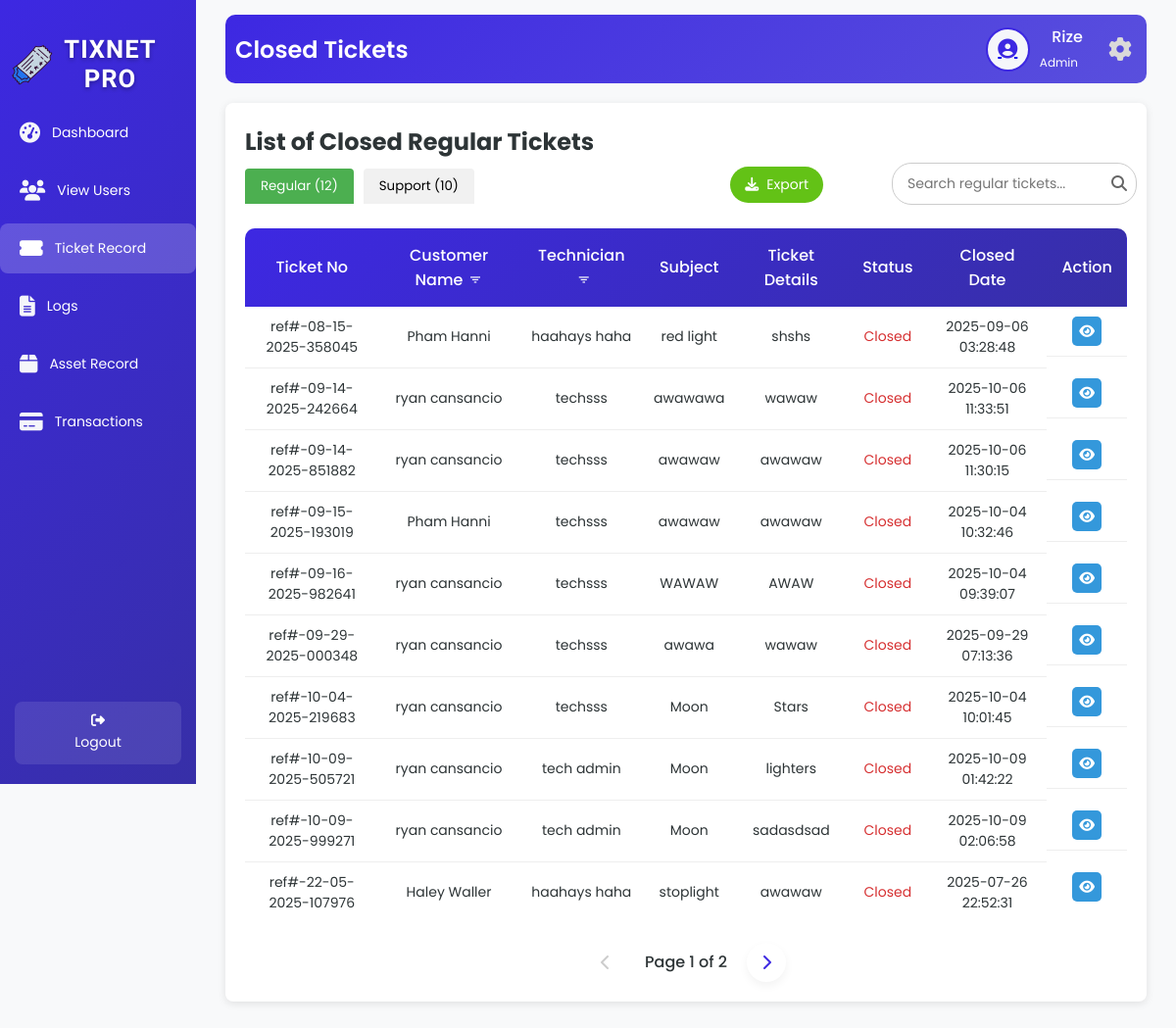
Page /regular_close.php (signed in) on the earlier database version.
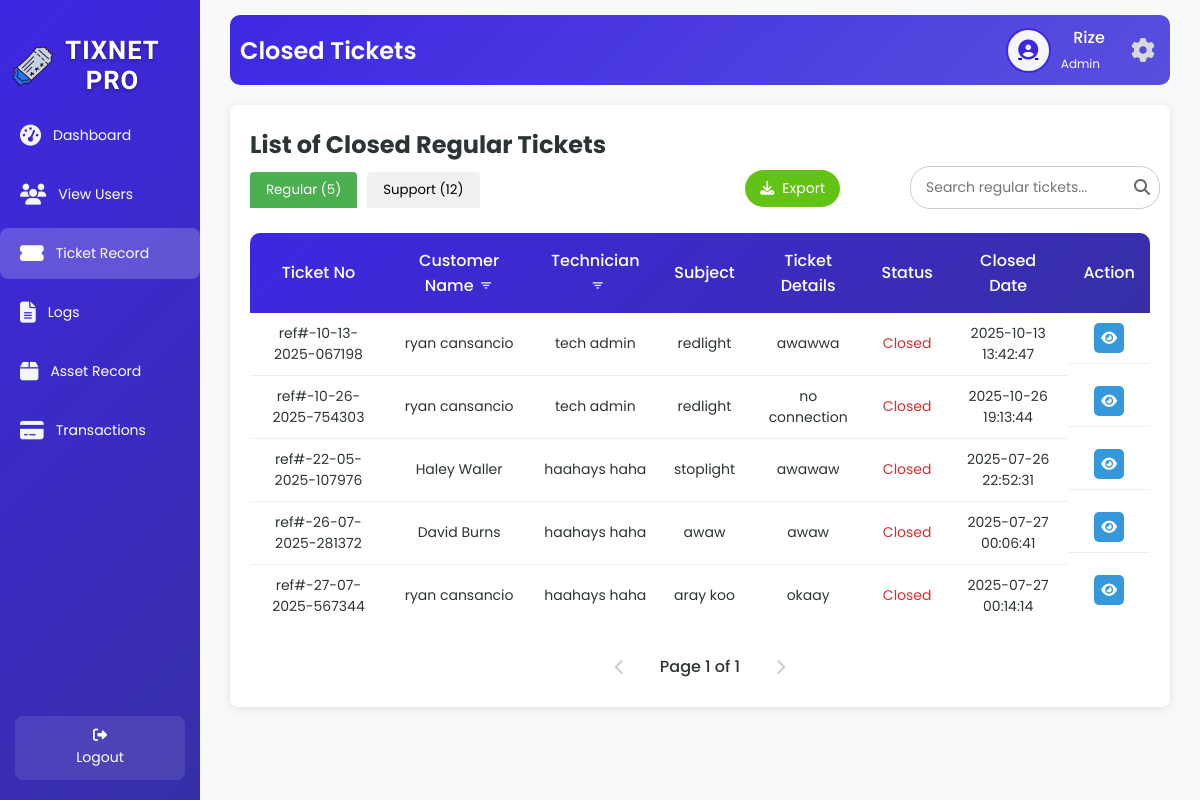
Same page on the later database version.
### tables this page shows
CREATE TABLE `tbl_close_regular` (
  `t_ref` varchar(200) NOT NULL,
  `t_aname` varchar(200) NOT NULL,
  `te_technician` varchar(200) NOT NULL,
  `t_subject` varchar(200) NOT NULL,
  `t_status` varchar(200) NOT NULL,
  `t_details` varchar(200) NOT NULL,
  `te_date` varchar(200) NOT NULL
);

### regular_close.php (the view, shortened to what the changed rows need)
<?php
include 'db.php';
$page = isset($_GET['page']) ? max(1, (int)$_GET['page']) : 1;
$totalPages = 1;
$limit = 10;
$currentTab = isset($_GET['tab']) ? $_GET['tab'] : 'regular';
$resultTickets = null;
$totalRegularTickets = 0;
$totalSupportTickets = 0;
try {
    $sqlRegularCount = "SELECT COUNT(*) AS total FROM tbl_close_regular";
    $resultRegularCount = $conn->query($sqlRegularCount);
    $totalRegularTickets = $resultRegularCount->fetch_assoc()['total'] ?? 0;
    $sqlSupportCount = "SELECT COUNT(*) AS total FROM tbl_close_supp";
    $resultSupportCount = $conn->query($sqlSupportCount);
    $totalSupportTickets = $resultSupportCount->fetch_assoc()['total'] ?? 0;
    if ($currentTab === 'regular') {
        $params = [];
        $types = '';
        $sqlTotal = "SELECT COUNT(*) AS total FROM tbl_close_regular";
        $stmtTotal = $conn->prepare($sqlTotal);
        $stmtTotal->execute();
        $resultTotal = $stmtTotal->get_result();
        $totalTickets = $resultTotal->fetch_assoc()['total'] ?? 0;
        $totalPages = max(1, ceil($totalTickets / $limit));
        $page = min($page, $totalPages);
        $offset = ($page - 1) * $limit;
        $sqlTickets = "SELECT t_ref, t_aname, te_technician, t_subject, t_status, t_details, te_date
                       FROM tbl_close_regular";
        $sqlTickets .= " ORDER BY t_ref ASC LIMIT ? OFFSET ?";
        $stmtTickets = $conn->prepare($sqlTickets);
        $params[] = $limit;
        $params[] = $offset;
        $types .= 'ii';
        $stmtTickets->bind_param($types, ...$params);
        $stmtTickets->execute();
        $resultTickets = $stmtTickets->get_result();
    }
} catch (Exception $e) {
    $errorMessage = htmlspecialchars($e->getMessage());
    echo "<script>alert('Error: $errorMessage');</script>";
}
?>
<!DOCTYPE html>
<html lang="en">
<head>
    <link rel="stylesheet" href="regular_closeds.css">
    <link rel="stylesheet" href="https://cdnjs.cloudflare.com/ajax/libs/font-awesome/6.6.0/css/all.min.css" />
    <link href='https://unpkg.com/boxicons@2.1.4/css/boxicons.min.css' rel='stylesheet'>
</head>
<body>
<div class="wrapper">
    <div class="sidebar">
        <h2><img src="image/logo.png" alt="Tix Net Icon" class="sidebar-icon">TixNet Pro</h2>
    </div>
    <div class="container">
        <div class="upper">
            <h1>Closed Tickets</h1>
        </div>
        <div id="regular-tab" class="tab-content <?php echo $currentTab === 'regular' ? 'active' : ''; ?>">
            <div class="table-box">
                <h2>List of Closed Regular Tickets</h2>
                <div class="tab-buttons">
                    <button class="tab-btn <?php echo $currentTab === 'regular' ? 'active' : ''; ?>" onclick="showTab('regular')">
                        Regular (<?php echo $totalRegularTickets; ?>)
                    </button>
                    <button class="tab-btn <?php echo $currentTab === 'support' ? 'active' : ''; ?>" onclick="showTab('support')">
                        Support (<?php echo $totalSupportTickets; ?>)
                    </button>
                </div>
                <table class="tickets-table">
                    <thead>
                        <tr>
                            <th>Ticket No</th>
                            <th>Customer Name<button class="filter-btn" onclick="showCustomerFilterModal()"><i class='bx bx-filter'></i></button></th>
                            <th>Technician<button class="filter-btn" onclick="showTechnicianFilterModal()"><i class='bx bx-filter'></i></button></th>
                            <th>Subject</th>
                            <th>Ticket Details</th>
                            <th>Status</th>
                            <th>Closed Date</th>
                            <th>Action</th>
                        </tr>
                    </thead>
                    <tbody id="tickets-table-body">
                        <?php
                        if ($currentTab === 'regular' && $resultTickets !== null && $resultTickets->num_rows > 0) {
                            while ($row = $resultTickets->fetch_assoc()) {
                                $ticketData = json_encode([
                                    'ref' => $row['t_ref'],
                                    'aname' => $row['t_aname'] ?? '',
                                    'technician' => $row['te_technician'] ?? '',
                                    'subject' => $row['t_subject'] ?? '',
                                    'details' => $row['t_details'] ?? '',
                                    'status' => ucfirst(strtolower($row['t_status'] ?? '')),
                                    'closed_date' => $row['te_date'] ?? 'N/A'
                                ], JSON_HEX_QUOT | JSON_HEX_TAG);
                                echo "<tr>
                                        <td>" . htmlspecialchars($row['t_ref']) . "</td>
                                        <td>" . htmlspecialchars($row['t_aname'] ?? '') . "</td>
                                        <td>" . htmlspecialchars($row['te_technician'] ?? '') . "</td>
                                        <td>" . htmlspecialchars($row['t_subject'] ?? '') . "</td>
                                        <td>" . htmlspecialchars($row['t_details'] ?? '') . "</td>
                                        <td class='status-closed'>" . ucfirst(strtolower($row['t_status'] ?? '')) . "</td>
                                        <td>" . htmlspecialchars($row['te_date'] ?? 'N/A') . "</td>
                                        <td class='action-buttons'>
                                            <span class='view-btn' onclick='showViewModal($ticketData)' title='View'><i class='fas fa-eye'></i></span>
                                        </td>
                                      </tr>";
                            }
                        } else {
                            echo "<tr><td colspan='8'>No closed regular tickets found or an error occurred.</td></tr>";
                        }
                        ?>
                    </tbody>
                </table>
                <div class="pagination" id="tickets-pagination">
                    <?php
                    if ($currentTab === 'regular') {
                        $paginationParams = ['tab' => $currentTab];
                        if ($page > 1) {
                            $paginationParams['page'] = $page - 1;
                            echo "<a href='regular_close.php?" . http_build_query($paginationParams) . "' class='pagination-link'><i class='fas fa-chevron-left'></i></a>";
                        } else {
                            echo "<span class='pagination-link disabled'><i class='fas fa-chevron-left'></i></span>";
                        }
                        echo "<span class='current-page'>Page $page of $totalPages</span>";
                        if ($page < $totalPages) {
                            $paginationParams['page'] = $page + 1;
                            echo "<a href='regular_close.php?" . http_build_query($paginationParams) . "' class='pagination-link'><i class='fas fa-chevron-right'></i></a>";
                        } else {
                            echo "<span class='pagination-link disabled'><i class='fas fa-chevron-right'></i></span>";
                        }
                    }
                    ?>
                </div>
            </div>
        </div>
    </div>
</div>
</body>
</html>

Differences in the rows shown:
removed tbl_close_regular: t_ref "ref#-08-15-2025-358045", t_aname "Pham Hanni", te_technician "haahays haha", t_subject "red light", t_details "shshs", t_status "Closed", te_date "2025-09-06 03:28:48"
removed tbl_close_regular: t_ref "ref#-09-14-2025-242664", t_aname "ryan cansancio", te_technician "techsss", t_subject "awawawa", t_details "wawaw", t_status "Closed", te_date "2025-10-06 11:33:51"
removed tbl_close_regular: t_ref "ref#-09-14-2025-851882", t_aname "ryan cansancio", te_technician "techsss", t_subject "awawaw", t_details "awawaw", t_status "Closed", te_date "2025-10-06 11:30:15"
removed tbl_close_regular: t_ref "ref#-09-15-2025-193019", t_aname "Pham Hanni", te_technician "techsss", t_subject "awawaw", t_details "awawaw", t_status "Closed", te_date "2025-10-04 10:32:46"
removed tbl_close_regular: t_ref "ref#-09-16-2025-982641", t_aname "ryan cansancio", te_technician "techsss", t_subject "WAWAW", t_details "AWAW", t_status "Closed", te_date "2025-10-04 09:39:07"
removed tbl_close_regular: t_ref "ref#-09-29-2025-000348", t_aname "ryan cansancio", te_technician "techsss", t_subject "awawa", t_details "wawaw", t_status "Closed", te_date "2025-09-29 07:13:36"
removed tbl_close_regular: t_ref "ref#-10-04-2025-219683", t_aname "ryan cansancio", te_technician "techsss", t_subject "Moon", t_details "Stars", t_status "Closed", te_date "2025-10-04 10:01:45"
removed tbl_close_regular: t_ref "ref#-10-09-2025-505721", t_aname "ryan cansancio", te_technician "tech admin", t_subject "Moon", t_details "lighters", t_status "Closed", te_date "2025-10-09 01:42:22"
removed tbl_close_regular: t_ref "ref#-10-09-2025-999271", t_aname "ryan cansancio", te_technician "tech admin", t_subject "Moon", t_details "sadasdsad", t_status "Closed", te_date "2025-10-09 02:06:58"
added tbl_close_regular: t_ref "ref#-10-13-2025-067198", t_aname "ryan cansancio", te_technician "tech admin", t_subject "redlight", t_details "awawwa", t_status "Closed", te_date "2025-10-13 13:42:47"
added tbl_close_regular: t_ref "ref#-10-26-2025-754303", t_aname "ryan cansancio", te_technician "tech admin", t_subject "redlight", t_details "no connection", t_status "Closed", te_date "2025-10-26 19:13:44"
now on this page (row unchanged): tbl_close_regular: t_ref "ref#-26-07-2025-281372", t_aname "David Burns", te_technician "haahays haha", t_subject "awaw", t_details "awaw", t_status "Closed", te_date "2025-07-27 00:06:41"
now on this page (row unchanged): tbl_close_regular: t_ref "ref#-27-07-2025-567344", t_aname "ryan cansancio", te_technician "haahays haha", t_subject "aray koo", t_details "okaay", t_status "Closed", te_date "2025-07-27 00:14:14"
Other differences:
$totalRegularTickets: "12" → "5"
$totalSupportTickets: "10" → "12"
$totalPages: "2" → "1"
